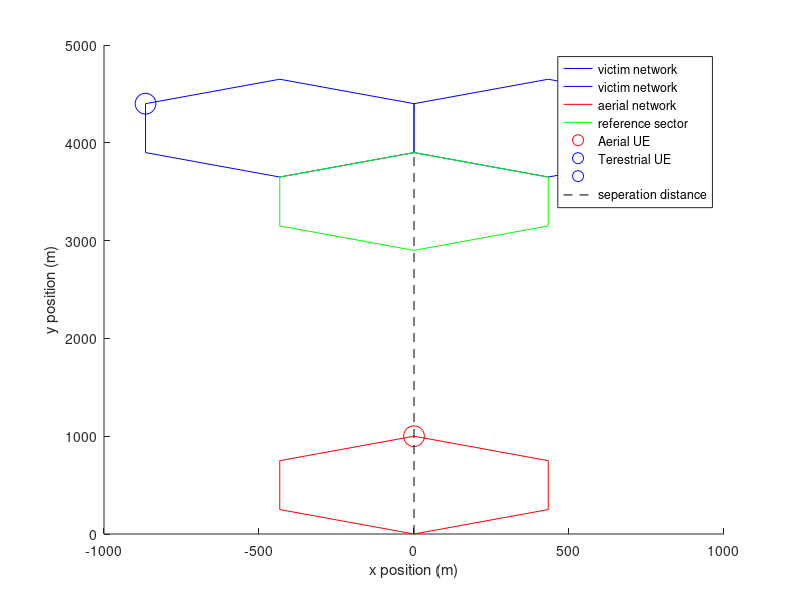

Reproduce this figure in MATLAB. (Note: this script raises an error after producing the figure.)
%Main function for simplified scenario 1
%Urban and co-channel
%PhiDistribution.m does not need to be run prior to executing this function

%***********
%to switch between free space and P1546 propagation 
%losses for terestrial UEs, 
%manualy comment/uncomment lines 162-167 & 201-206
%***********



%clear all stored values that may interphere
clear all

%start run timer
tic

fc=708000000; %center frequency (Hz)
lambda=299792458/fc; %wavelength (m)
bw=6000000; %bandwidth (Hz)
tilt=-3;  %mechanical downtilt (degrees)
SINR_target=10; %(dB)
L_feeder=-3; %(dB)
L_body=-4; %(dB)
UE_gain=-3; %(dBi)
L_entry=0; %(dB)
h_BSa=30; %BS antenna height (m)
h_BSb=30;  %BS antenna height (m)
h_UEb=1.5; %UE antenna height (m)
G_0=16; %BS antenna gain (dBi)
d_sep=3900; % (m) seperation distance between both networks
r_a=500; %cell radius (m)
n_a=1; %number of monte carlo runs
max_dBmUE=23; %max transmiting power of UEs (dBm)
min_dBmUE=-40; %min transmiting power of UEs (dBm)
nf=5; %noise figure (dB)





%Noise
noisefloor=10.*log10(1.380649e-23*290*bw*1000)+5;  %dBm
N=10.^(noisefloor./10); %mW


%Matrix for storing positions of hexagon corners
%so we can plot the outline later
%7 because there are 7 corner (first + last overlap)
%2 because x&y
%4 because we have one tri-sector and one single sector
outline=NaN(7,2,4);

%Interfering network A
%position and antenna orrientation of BS
BS_a1=[0,0,h_BSa;0,1,0];


%Center positions of aerial sector
x1=0+BS_a1(1,1);
y1=r_a+BS_a1(1,2);


%matrix for storing drone position in all sectors
%Only one drone in this scenario
UE_a=zeros(3,1,n_a);

UE_a(:,1,1)=[0,2*r_a,300];

outline(:,:,1)=[BS_a1(1,2)+r_a,BS_a1(1,1)]+[r_a,0;r_a/2,sqrt(3)*r_a/2;-r_a/2,sqrt(3)*r_a/2;-r_a,0;-r_a/2,-sqrt(3)*r_a/2;r_a/2,-sqrt(3)*r_a/2;r_a,0];




%Victim Network B
%three BS antennas at same position and 120 deg spread
BS_b1=[0,d_sep,h_BSb;0,-1,0]; %position and antenna orrientation base station
BS_b2=[0,d_sep,h_BSb;-0.866,0.5,0];
BS_b3=[0,d_sep,h_BSb;0.866,0.5,0];

UE_b=zeros(3,3,n_a);

%2 self intefering UEs (no UE in reference cell)
UE_b(:,2,1)=[-sqrt(3)*r_a+BS_b1(1,1),r_a+BS_b1(1,2),h_UEb];
UE_b(:,3,1)=[sqrt(3)*r_a+BS_b1(1,1),r_a+BS_b1(1,2),h_UEb];

outline(:,:,2)=[BS_b1(1,2)+0.5*r_a,BS_b1(1,1)-sqrt(3)*r_a/2]+[r_a,0;r_a/2,sqrt(3)*r_a/2;-r_a/2,sqrt(3)*r_a/2;-r_a,0;-r_a/2,-sqrt(3)*r_a/2;r_a/2,-sqrt(3)*r_a/2;r_a,0];
outline(:,:,3)=[BS_b1(1,2)+0.5*r_a,BS_b1(1,1)+sqrt(3)*r_a/2]+[r_a,0;r_a/2,sqrt(3)*r_a/2;-r_a/2,sqrt(3)*r_a/2;-r_a,0;-r_a/2,-sqrt(3)*r_a/2;r_a/2,-sqrt(3)*r_a/2;r_a,0];
outline(:,:,4)=[BS_b1(1,2)-r_a,BS_b1(1,1)]+[r_a,0;r_a/2,sqrt(3)*r_a/2;-r_a/2,sqrt(3)*r_a/2;-r_a,0;-r_a/2,-sqrt(3)*r_a/2;r_a/2,-sqrt(3)*r_a/2;r_a,0];


%Plotting hex outlines and UE positions
hold on
for i=2:3
    plot(outline(:,2,i),outline(:,1,i),'b')
    %plot(UE(1,i),UE(2,i),'k.')
    xlabel('x position (m)')
    ylabel('y position (m)')
end
plot(outline(:,2,1),outline(:,1,1),'r')
plot(outline(:,2,4),outline(:,1,4),'g')
plot(UE_a(1,1,1),UE_a(2,1,1),'ro','MarkerSize',15)
plot(UE_b(1,2,1),UE_b(2,2,1),'bo','MarkerSize',15)
plot(UE_b(1,3,1),UE_b(2,3,1),'bo','MarkerSize',15)
plot([BS_a1(1,1),BS_b1(1,1)],[BS_a1(1,2),BS_b1(1,2)],'k--')
legend('victim network','victim network','aerial network','reference sector','Aerial UE','Terestrial UE','','seperation distance')
hold off

%count number of UE over or under tx power range
n_UEmaxA=0;
n_UEmaxB=0;
n_UEminA=0;
n_UEminB=0;

%WANTED SIGNAL
S_const=10.^((SINR_target+noisefloor)./10); %(mW)


I=zeros(1,n_a); %aggregate Interference power (mW)
I_self=zeros(1,n_a); %aggregate self interference power (mW)


for i=1:n_a


%Calculate amount of self interference

%note there are two sets of displacement vectors and angles
%UPPER CASE is wrt to reference cell BS
%lower case is wrt to own BS

%Displacement vector from UE to reference cell

%D1=[UE_b(1,1,i)-BS_b1(1,1),UE_b(2,1,i)-BS_b1(1,2),UE_b(3,1,i)-BS_b1(1,3)];
D2=[UE_b(1,2,i)-BS_b1(1,1),UE_b(2,2,i)-BS_b1(1,2),UE_b(3,2,i)-BS_b1(1,3)];
D3=[UE_b(1,3,i)-BS_b1(1,1),UE_b(2,3,i)-BS_b1(1,2),UE_b(3,3,i)-BS_b1(1,3)];

%angle between BS max gain vector and displacement vector in xy plane
PHI2b=acosd(dot(D2(1:2),BS_b1(2,1:2))./norm(D2(1:2))./norm(BS_b1(2,1:2)));
PHI3b=acosd(dot(D3(1:2),BS_b1(2,1:2))./norm(D3(1:2))./norm(BS_b1(2,1:2)));
%elevation angle
THETA2b=acosd(dot([norm(D2(1:2)),D2(3)],[norm(BS_b1(2,1:2)),BS_b1(2,3)])./norm(BS_b1(2,:))./norm(D2)).*D2(3)./abs(D2(3));
THETA3b=acosd(dot([norm(D3(1:2)),D3(3)],[norm(BS_b1(2,1:2)),BS_b1(2,3)])./norm(BS_b1(2,:))./norm(D3)).*D3(3)./abs(D3(3));

%displacement vector to own BS
%d1=[UE_b(1,1,i)-BS_b1(1,1),UE_a(2,1,i)-BS_a1(1,2),UE_a(3,1,i)-BS_a1(1,3)];
d2=[UE_b(1,2,i)-BS_b2(1,1),UE_b(2,2,i)-BS_b2(1,2),UE_b(3,2,i)-BS_b2(1,3)];
d3=[UE_b(1,3,i)-BS_b3(1,1),UE_b(2,3,i)-BS_b3(1,2),UE_b(3,3,i)-BS_b3(1,3)];

%angle between own BS max gain vector and displacement vector in xy plane
phi2b=acosd(dot(d2(1:2),BS_b2(2,1:2))./norm(d2(1:2))./norm(BS_b2(2,1:2)));
phi3b=acosd(dot(d3(1:2),BS_b3(2,1:2))./norm(d3(1:2))./norm(BS_b3(2,1:2)));

%elevation angle
theta2b=acosd(dot([norm(d2(1:2)),d2(3)],[norm(BS_b2(2,1:2)),BS_b2(2,3)])./norm(BS_b2(2,:))./norm(d2)).*d2(3)./abs(d2(3));
theta3b=acosd(dot([norm(d2(1:2)),d3(3)],[norm(BS_b3(2,1:2)),BS_b3(2,3)])./norm(BS_b3(2,:))./norm(d3)).*d3(3)./abs(d3(3));


%Antenna gain to own BS
AntGain_b2_b2=F1336(phi2b,theta2b,G_0,tilt);
AntGain_b3_b3=F1336(phi3b,theta3b,G_0,tilt);

%propagation loss to Own BS
%free space
%L_b2_b2=20.*log10(lambda./(4.*pi.*norm(d2)));
%L_b3_b3=20.*log10(lambda./(4.*pi.*norm(d3)));

%P1546
L_b2_b2=-P1546FieldStrMixed(708,50,h_BSb,h_UEb,0,'Urban',norm(d2(1:2))./1000,'Land',0, 'q', 50, 'Ptx', 1, 'ha', h_BSb);
L_b3_b3=-P1546FieldStrMixed(708,50,h_BSb,h_UEb,0,'Uurban',norm(d2(1:2))./1000,'Land',0, 'q', 50, 'Ptx', 1, 'ha', h_BSb);


%I_dBmUE1=SINR_target+noisefloor-F1336V(UE_b(:,1,i),BS_b1(1,:),BS_b1(2,:),18)-20.*log10(lambda./(4.*pi.*norm(d1)+1e-3))-UE_gain;
I_dBmUE2=SINR_target+noisefloor-AntGain_b2_b2-L_b2_b2-UE_gain-L_feeder-L_body;
I_dBmUE3=SINR_target+noisefloor-AntGain_b3_b3-L_b3_b3-UE_gain-L_feeder-L_body;




if I_dBmUE2>max_dBmUE
    I_dBmUE2=max_dBmUE;
    n_UEmaxB=n_UEmaxB+1;
end
if I_dBmUE2<min_dBmUE
    I_dBmUE2=min_dBmUE;
    n_UEminB=n_UEminB+1;
end
if I_dBmUE3>max_dBmUE
    I_dBmUE3=max_dBmUE;
    n_UEmaxB=n_UEmaxB+1;
end
if I_dBmUE3<min_dBmUE
    I_dBmUE3=min_dBmUE;
    n_UEminB=n_UEminB+1;
end


%Antenna gain to reference BS
AntGain_b2_b1=F1336(PHI2b,THETA2b,G_0,tilt);
AntGain_b3_b1=F1336(PHI3b,THETA3b,G_0,tilt);

%propagation loss to reference BS
%free space
%L_b2_b1=20.*log10(lambda./(4.*pi.*norm(D2)));
%L_b3_b1=20.*log10(lambda./(4.*pi.*norm(D3)));

%P1546
L_b2_b1=-P1546FieldStrMixed(708,50,h_BSb,h_UEb,0,'Urban',norm(D2(1:2))./1000,'Land',0, 'q', 50, 'Ptx', 1, 'ha', h_BSb);
L_b3_b1=-P1546FieldStrMixed(708,50,h_BSb,h_UEb,0,'Urban',norm(D3(1:2))./1000,'Land',0, 'q', 50, 'Ptx', 1, 'ha', h_BSb);


I_self(i)=10.^((I_dBmUE2+AntGain_b2_b1+L_b2_b1+UE_gain+L_body+L_feeder)./10);
I_self(i)=I_self(i)+10.^((I_dBmUE2+AntGain_b3_b1+L_b3_b1+UE_gain+L_body+L_feeder)./10);






%Drone Interference


%calculate LOS displacement vector for each drone in the 3 sectors
%repeat for n_a runs
D1a=[UE_a(1,1,i)-BS_b1(1,1),UE_a(2,1,i)-BS_b1(1,2),UE_a(3,1,i)-BS_b1(1,3)];

%angle between BS max gain vector and displacement vector in xy plane
PHI1a=acosd(dot(D1a(1:2),BS_b1(2,1:2))./norm(D1a(1:2))./norm(BS_a1(2,1:2)));

%elevation angle
THETA1a=acosd(dot([norm(D1a(1:2)),D1a(3)],[norm(BS_b1(2,1:2)),BS_b1(2,3)])./norm(BS_b1(2,:))./norm(D1a)).*D1a(3)./abs(D1a(3));


d1a=[UE_a(1,1,i)-BS_a1(1,1),UE_a(2,1,i)-BS_a1(1,2),UE_a(3,1,i)-BS_a1(1,3)];

%angle between BS max gain vector and displacement vector in xy plane
phi1a=acosd(dot(d1a(1:2),BS_a1(2,1:2))./norm(d1a(1:2))./norm(BS_a1(2,1:2)));

%elevation angle
theta1a=acosd(dot([norm(d1a(1:2)),d1a(3)],[norm(BS_a1(2,1:2)),BS_a1(2,3)])./norm(BS_a1(2,:))./norm(d1a)).*d1a(3)./abs(d1a(3));

AntGain_a1_a1=F1336(phi1a,theta1a,G_0,tilt);

L_a1_a1=20.*log10(lambda./(4.*pi.*norm(d1a)));

I_dBmUE1=SINR_target+noisefloor-AntGain_a1_a1-L_a1_a1-UE_gain-L_feeder;

if I_dBmUE1>max_dBmUE
    I_dBmUE1=max_dBmUE;
    n_UEmaxA=n_UEmaxA+1;
end
if I_dBmUE1<min_dBmUE
    I_dBmUE1=min_dBmUE;
    n_UEminA=n_UEminA+1;
end

%Antenna gain to reference BS
AntGain_a1_b1=F1336(PHI1a,THETA1a,G_0,tilt);


%propagation loss to reference BS
L_a1_b1=20.*log10(lambda./(4.*pi.*norm(D1a)));

%Interference power
I(i)=10.^((I_dBmUE1+AntGain_a1_b1+L_a1_b1+UE_gain+L_feeder)./10); %(mW)
end



%Averaging over all n_a but in this case n_a=1
I_0=mean(I_self);

%Baseline SINR
SINR_0=S_const./(N+I_self);

%SINR with drone interference
SINR_const=S_const./(N+I_self+I);

%throughput (b/s)
throughput_0 = 0.4.*bw.*log2(1+SINR_0);
throughput = 0.4.*bw.*log2(1+SINR_const);

%throughput loss (%)
bitloss=100.*(log2(1+SINR_0)-log2(1+SINR_const))./(log2(1+SINR_0));

%average over all n_a
average_throughput_loss=mean(bitloss)



%end timer
toc
